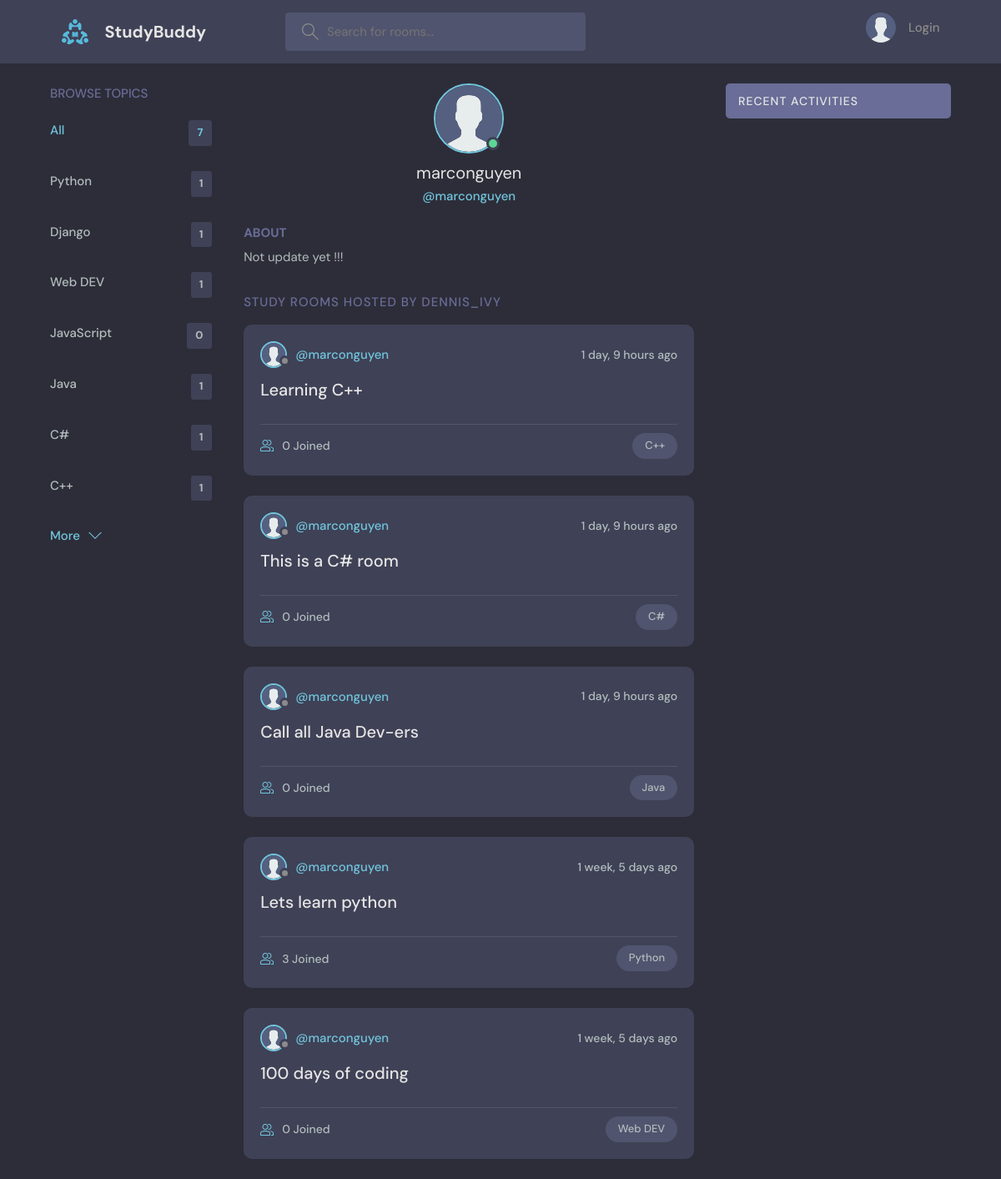
Page /profile/1/ on the committed database.
### base/models.py (models this page shows, shortened)
class Topic(models.Model):
    name = models.CharField(max_length= 200)

class Room(models.Model): # Từ Room viết hoa chữ R như trong class code trong python
    host = models.ForeignKey(User, on_delete= models.SET_NULL, null= True)
    topic = models.ForeignKey(Topic, on_delete= models.SET_NULL, null= True)
    name = models.CharField(max_length= 200)
    description = models.TextField(null= True, blank= True)
    participants = models.ManyToManyField(User, related_name= 'participants', blank= True) # đang ở trong trang web, sử dụng mối quan hệ many to many
    updated = models.DateTimeField(auto_now= True) # auto now -> takes a snapshot on every time we save item(s)
    created = models.DateTimeField(auto_now_add= True) # created -> takes a stamp when we first create item
    class Meta:
        ordering = ['-updated', '-created'] # bỏ thêm dấu - để lên đầu, ko thì ở chót

### base/views.py (the view)
# urls.py: path('profile/<str:pk>/', views.userProfile, name= 'user-profile'),
def userProfile(request, pk):
    user = User.objects.get(id= pk)
    rooms = user.room_set.all()
    room_message = user.message_set.all()
    topics = Topic.objects.all()
    context = {'user': user, 'rooms': rooms, 'room_message': room_message, 'topics': topics}
    return render(request, 'base/profile.html', context)

### base/templates/base/profile.html (shortened to what this page needs)
{% extends 'main.html' %}
{% load static %}
{% block content %}
<main class="profile-page layout layout--3">
  <div class="container">
  <div>
    {% include 'base/topics_component.html' %}
  </div>
    <div class="roomList">
      <div class="profile">
        <div class="profile__avatar">
          <div class="avatar avatar--large active">
            <img src="{% static 'images/avatar.svg' %}" />
          </div>
        </div>
        <div class="profile__info">
          <h3>{{user.username}}</h3>
          <p>@{{user.username}}</p>
        </div>
        <div class="profile__about">
          <h3>About</h3>
          <p>
            Not update yet !!!
          </p>
        </div>
      </div>
      <div class="roomList__header">
        <div>
          <h2>Study Rooms Hosted by dennis_ivy</a>
          </h2>
        </div>
      </div>
      <div>
        {% include 'base/feed_component.html' %}
      </div>
    </div>
    <div>
      {% include 'base/activity_component.html' %}
    </div>
</main>
{% endblock content %}

### base/templates/base/topics_component.html (shortened to what this page needs)
<div class="topics">
    <div class="topics__header">
        <h2>Browse Topics</h2>
    </div>
    <ul class="topics__list">
        <li>
            <a href="{% url 'home' %}" class="active">All <span>{{topics.count}}</span></a>
        </li>
        {% for topic in topics %}
        <li>
            <a href="{% url 'home' %}?q={{topic.name}}">{{topic.name}}<span>{{topic.room_set.all.count}}</span></a>
        </li>
        {% endfor %}
    </ul>
    <a class="btn btn--link" href="{% url 'topics' %}">
      More
      <svg version="1.1" xmlns="http://www.w3.org/2000/svg" width="32" height="32" viewBox="0 0 32 32">
        <title>chevron-down</title>
        <path d="M16 21l-13-13h-3l16 16 16-16h-3l-13 13z"></path>
      </svg>
    </a>
</div>

### base/templates/base/feed_component.html (shortened to what this page needs)
{% load static %}
{% for room in rooms %}
    <div class="roomListRoom">
        <div class="roomListRoom__header">
            <a href="{% url 'user-profile' room.host.id %}" class="roomListRoom__author">
                <div class="avatar avatar--small">
                    <img src="{% static 'images/avatar.svg' %}" />
                </div>
                <span>@{{room.host.username}}</span>
            </a>
            <div class="roomListRoom__actions">
                <span>{{room.created|timesince}} ago</span>
            </div>
        </div>
        <div class="roomListRoom__content">
            <a href="{% url 'room' room.id %}">{{room.name}}</a>
        </div>
        <div class="roomListRoom__meta">
            <a href="{% url 'room' room.id %}" class="roomListRoom__joined">
                {{room.participants.all.count}} Joined
            </a>
            <p class="roomListRoom__topic">{{room.topic.name}}</p>
        </div>
    </div>
{% endfor %}

### rows in the picture
Topic: name "Python", room_set.all.count "1"
Topic: name "Django", room_set.all.count "1"
Topic: name "Web DEV", room_set.all.count "1"
Topic: name "JavaScript", room_set.all.count "0"
Topic: name "Java", room_set.all.count "1"
Topic: name "C#", room_set.all.count "1"
Topic: name "C++", room_set.all.count "1"
Room: host.username "marconguyen", created "1 day, 9 hours", name "Learning C++", participants.all.count "0", topic.name "C++"
Room: host.username "marconguyen", created "1 day, 9 hours", name "This is a C# room", participants.all.count "0", topic.name "C#"
Room: host.username "marconguyen", created "1 day, 9 hours", name "Call all Java Dev-ers", participants.all.count "0", topic.name "Java"
Room: host.username "marconguyen", created "1 week, 5 days", name "Lets learn python", participants.all.count "3", topic.name "Python"
Room: host.username "marconguyen", created "1 week, 5 days", name "100 days of coding", participants.all.count "0", topic.name "Web DEV"

### other values in the picture
{{ topics.count }} "7"
{{ user.username }} "marconguyen"
